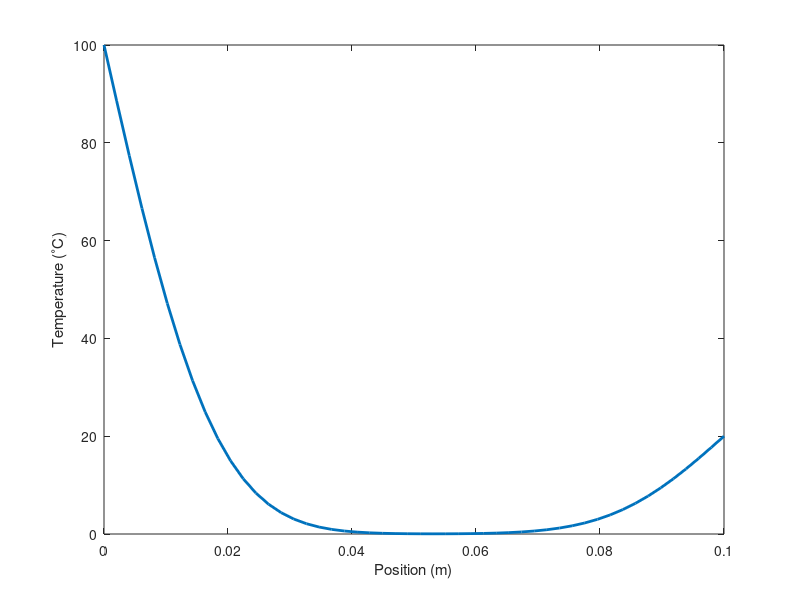

Write the MATLAB code that produced this figure. (Note: this script raises an error after producing the figure.)
% 1D Unsteady-State Heat Conduction Solver
% Method: Explicit Finite Difference
clear; clc;

% --- Parameters ---
L = 0.1;              % Length of rod (m)
n = 50;               % Number of spatial nodes
dx = L / (n-1);       % Spatial step size
alpha = 1e-4;         % Thermal diffusivity (m^2/s)
t_final = 60;         % Total simulation time (s)
dt = 0.01;            % Time step size (s) - Must satisfy dt <= dx^2 / (2*alpha)

% Stability Check
if dt > (dx^2 / (2*alpha))
    error('Stability criterion not met.');
end

% --- Initial Conditions ---
T = zeros(n, 1);      % Initialize temperature array (all at 0 deg C)
T_new = T;            % Array for the next time step

% --- Boundary Conditions ---
T(1) = 100;           % Left end held at 100 deg C
T(n) = 20;            % Right end held at 20 deg C

% --- Simulation Loop ---
steps = t_final / dt;
x = linspace(0, L, n);

for k = 1:steps
    for i = 2:n-1
        % Explicit Finite Difference Formula
        T_new(i) = T(i) + alpha * dt / dx^2 * (T(i+1) - 2*T(i) + T(i-1));
    end
    
    % Update boundaries (remain constant)
    T_new(1) = 100;
    T_new(n) = 20;
    
    T = T_new; % Move to next time step
    
    % Optional: Real-time plotting
    if mod(k, 100) == 0
        plot(x, T, 'LineWidth', 2);
        xlabel('Position (m)'); ylabel('Temperature (^\circC)');
        title(['Time = ', num2mstr(k*dt), ' s']);
        grid on; axis([0 L 0 100]);
        drawnow;
    end
end
